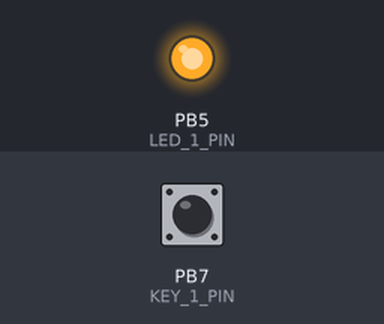
Simulated run of this program. Board: ATmega328P, built with avr-gcc and emulated at 8 MHz (the files do not name the chip). Parts: output pins drawn as LEDs (lit = HIGH). The test bench sets the inputs (shaded band); at power-on: PB7 (KEY_1_PIN) LOW.

Above: at 1.2 s.
1.3 s: PB7 (KEY_1_PIN) pulled HIGH for 0.15 s
At 1.37 s:
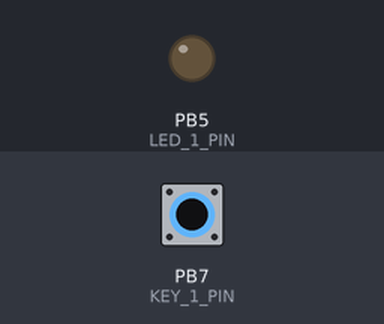
2.9 s: PB7 (KEY_1_PIN) pulled HIGH for 3.2 s
At 7.3 s:
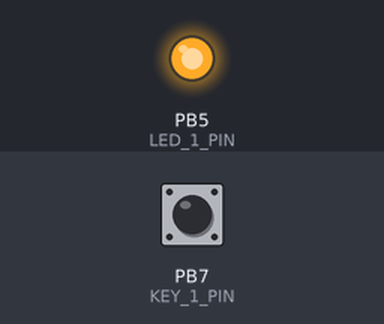
Timing chart, 0 to 8.8 s (numbered marks = the images above; inputs shaded):
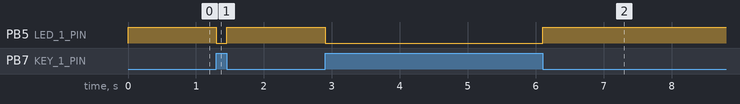

Measured:
- after the input at 1.3 s, PB5 (LED_1_PIN): HIGH → LOW at once, → HIGH 0.15 s later
- after the input at 2.9 s, PB5 (LED_1_PIN): HIGH → LOW at once, → HIGH 3.2 s later

The program:

main.c
```c
#define F_CPU 8000000UL

#include <avr/io.h>
#include <util/delay.h>

#define sbi(REG, n) (REG |=  (1<<n))
#define cbi(REG, n) (REG &= ~(1<<n))

#define LED_DIR_PORT  (DDRB)
#define LED_OUT_PORT  (PORTB)

#define LED_1_PIN (PINB5)

#define KEY_DIR_PORT	(DDRB)
#define KEY_IN_PORT		(PINB)

#define KEY_PRESSED		(0)
#define KEY_RELEASED	(1)

#define KEY_1_PIN		(PINB7)


int main(void) {
	cbi(KEY_DIR_PORT, KEY_1_PIN); // KEY는 PB7 입력 설정
	sbi(LED_DIR_PORT, LED_1_PIN); // LED는 PB5 출력 설정
	cbi(LED_OUT_PORT, LED_1_PIN); // LED off

	uint8_t key_1_val= 0;

	while(1) {
		key_1_val= (KEY_IN_PORT >> KEY_1_PIN);

		switch(key_1_val) {
			case KEY_PRESSED:
			sbi(LED_OUT_PORT, LED_1_PIN);
			break;

			case KEY_RELEASED: // 1
			cbi(LED_OUT_PORT, LED_1_PIN);
			break;
		}
	}
	return (0);
}
```
